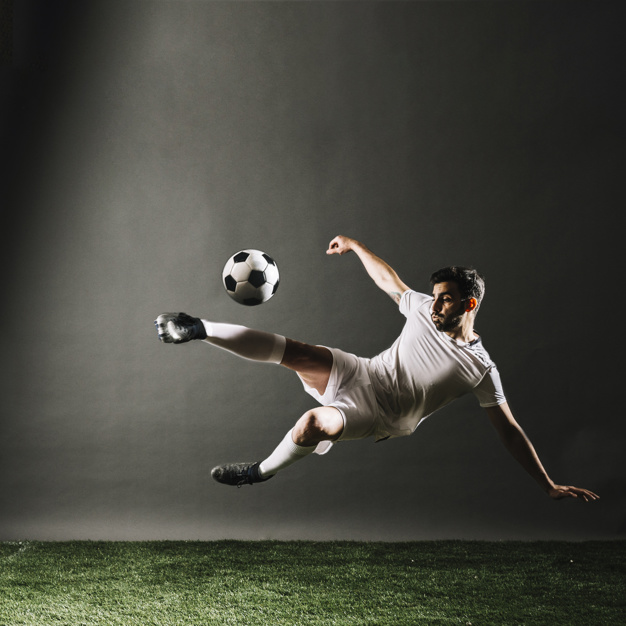
#> input picture jogador.jpg, 626 x 626 px
$ python amostragem_quantizacao.py
#> lines starting #> are read from the running program, lines starting #| are printed output that depends on the picture
import numpy as np
import cv2

#le a imagem a partir de um arquivo
img = cv2.imread("jogador.jpg")
#> img is the input picture: shape (626, 626, 3); mean B, G, R 62.3, 70.7, 70.2
"""
Para reduzir a imagem, seleciona uma em cada duas colunas e uma
em cada duas linhas
"""

n=2
img_reduzida= img[::n,::n]
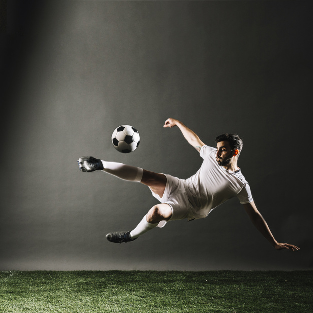
#> img_reduzida: shape (313, 313, 3); mean B, G, R 62.3, 70.7, 70.2

"""
Agora a imagem é aumentada a partir da imagem reduzida, os pixel serão
duplicados no eixo x e y
Função nrepeat( imagem, vezes, eixo )
"""

m=2
img_aumentada = np.repeat( img_reduzida, m, axis=0)
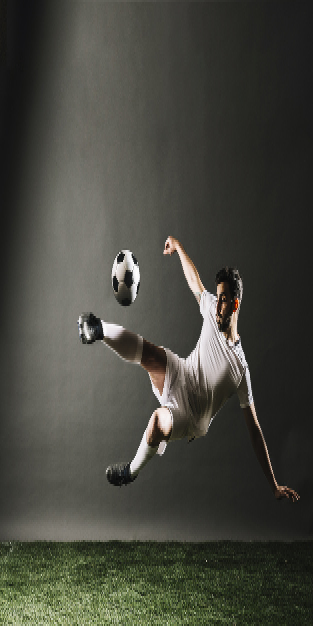
#> img_aumentada: shape (626, 313, 3); mean B, G, R 62.3, 70.7, 70.2
img_aumentada = np.repeat( img_aumentada, m, axis=1)
#> img_aumentada: shape (626, 626, 3)
cv2.imshow('aumentada', img_aumentada)

#grava imagem
cv2.imwrite('img_aumentada.jpg', img_aumentada)
